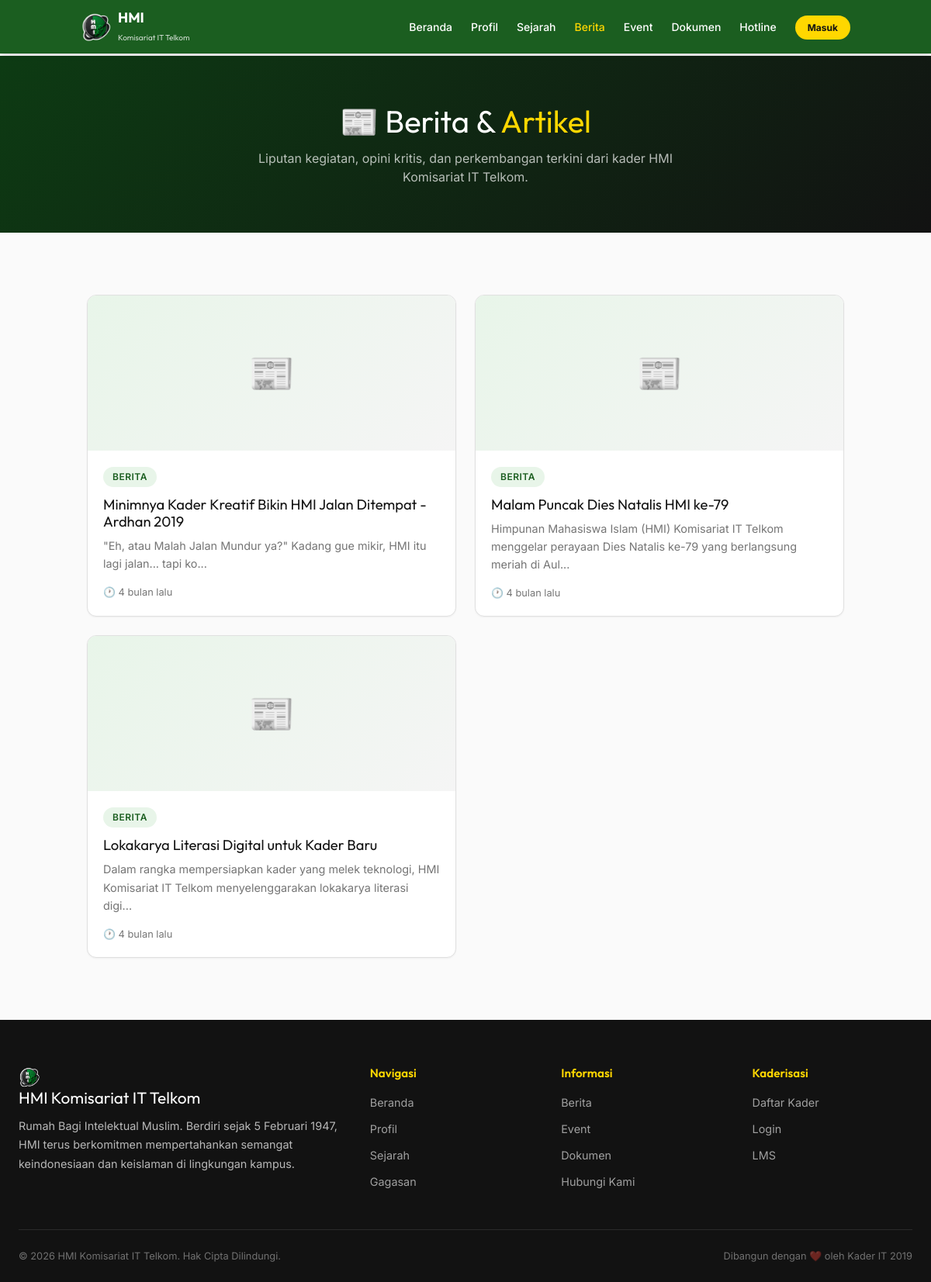
Page /berita.php on the committed database.
### tables this page shows
CREATE TABLE `berita_events` (
  `id` int(11) NOT NULL,
  `tipe_post` enum('berita','event') NOT NULL,
  `judul` varchar(255) NOT NULL,
  `slug` varchar(255) NOT NULL,
  `konten_teks` text NOT NULL,
  `tanggal_pelaksanaan` date DEFAULT NULL,
  `path_gambar` varchar(255) DEFAULT NULL,
  `author_id` int(11) DEFAULT NULL,
  `created_at` datetime NOT NULL DEFAULT current_timestamp()
);

### config/functions.php (called while the page is built, shortened)
<?php
function url(string $path = '/'): string
{
    $routeMap = [
        '/' => '/public/index.php',
        '/profil' => '/public/profil.php',
        '/sejarah' => '/public/sejarah.php',
        '/berita' => '/public/berita.php',
        '/event' => '/public/event.php',
        '/dokumen' => '/public/dokumen.php',
        '/hotline' => '/public/hotline.php',
        '/login' => '/public/login.php',
        '/daftar-kader' => '/public/daftar_kader.php',
        '/gagasan' => '/public/gagasan.php',
    ];
    $parts = explode('?', $path, 2);
    $cleanPath = $parts[0];
    $query = isset($parts[1]) ? '?' . $parts[1] : '';
    if (BASE_PATH === '') {
        return $cleanPath . $query;
    } else {
        $filePath = $routeMap[$cleanPath] ?? $cleanPath;
        return BASE_PATH . $filePath . $query;
    }
}
function sanitize(string $input): string
{
    return htmlspecialchars(trim($input), ENT_QUOTES, 'UTF-8');
}
function timeAgo(string $datetime): string
{
    $now = new DateTime();
    $ago = new DateTime($datetime);
    $diff = $now->diff($ago);
    if ($diff->m > 0)
        return $diff->m . ' bulan lalu';
    return 'Baru saja';
}
function truncateText(string $text, int $limit = 150): string
{
    $clean = strip_tags($text);
    return substr($clean, 0, $limit) . '...';
}

### public/berita.php (the view, shortened to what this page needs)
<?php
require_once __DIR__ . '/../includes/header.php';
$pdo = getDB();
$perPage = 9;
$page = max(1, (int) ($_GET['page'] ?? 1));
$offset = ($page - 1) * $perPage;
$stmt = $pdo->prepare("SELECT * FROM berita_events WHERE tipe_post='berita' ORDER BY created_at DESC LIMIT ? OFFSET ?");
$stmt->execute([$perPage, $offset]);
$beritaList = $stmt->fetchAll();
?>
<div style="height:72px;"></div>
<section style="background:linear-gradient(135deg,#0D3B13,#121212);padding:60px 24px;text-align:center;">
    <h1 style="color:white;font-size:2.5rem;margin-bottom:12px;">📰 Berita & <span style="color:#FFD700;">Artikel</span>
    </h1>
    <p style="color:rgba(255,255,255,0.7);max-width:600px;margin:0 auto;">Liputan kegiatan, opini kritis, dan
        perkembangan terkini dari kader HMI Komisariat IT Telkom.</p>
</section>
<section class="section">
    <div class="container">
        <?php if (empty($beritaList)): ?>
            <div class="text-center" style="padding:60px 0;">
                <div style="font-size:3rem;margin-bottom:16px;">📰</div>
                <h3 style="color:#757575;">Belum ada berita dipublikasikan.</h3>
                <p style="color:#9E9E9E;">Konten akan segera hadir. Pantau terus portal ini.</p>
            </div>
        <?php else: ?>
            <div class="card-grid">
                <?php foreach ($beritaList as $b): ?>
                    <div class="card">
                        <div class="card-img"
                            style="<?= $b['path_gambar'] ? "background-image:url('<?= asset('/') ?>{$b['path_gambar']}');background-size:cover;background-position:center;" : '' ?>display:flex;align-items:center;justify-content:center;font-size:3rem;">
                            <?= $b['path_gambar'] ? '' : '📰' ?>
                        </div>
                        <div class="card-body">
                            <span class="card-badge badge-berita">Berita</span>
                            <h3 class="card-title">
                                <a href="<?= url('/berita/detail') ?>?slug=<?= urlencode($b['slug']) ?>">
                                    <?= sanitize($b['judul']) ?>
                                </a>
                            </h3>
                            <p class="card-text">
                                <?= truncateText($b['konten_teks'], 120) ?>
                            </p>
                            <div class="card-meta">
                                <span>🕐
                                    <?= timeAgo($b['created_at']) ?>
                                </span>
                            </div>
                        </div>
                    </div>
                <?php endforeach; ?>
            </div>
        <?php endif; ?>
    </div>
</section>
<?php require_once __DIR__ . '/../includes/footer.php'; ?>

### assets/css/style.css (style rules this page uses)
:root { --hmi-green: #1B5E20; --hmi-green-light: #4CAF50; --hmi-green-dark: #0D3B13; --hmi-green-50: #E8F5E9; --hmi-green-100: #C8E6C9; --hmi-black: #121212; --hmi-black-light: #1E1E1E; --hmi-gold: #FFD700; --hmi-gold-dark: #E5C100; --hmi-white: #FAFAFA; --hmi-gray: #E0E0E0; --hmi-gray-light: #F5F5F5; --hmi-gray-dark: #757575; --hmi-red: #C62828; --hmi-blue: #1565C0; --shadow-sm: 0 1px 2px rgba(0, 0, 0, 0.05); --shadow-md: 0 4px 6px -1px rgba(0, 0, 0, 0.1), 0 2px 4px -2px rgba(0, 0, 0, 0.1); --shadow-lg: 0 10px 15px -3px rgba(0, 0, 0, 0.1), 0 4px 6px -4px rgba(0, 0, 0, 0.1); --shadow-xl: 0 20px 25px -5px rgba(0, 0, 0, 0.1), 0 8px 10px -6px rgba(0, 0, 0, 0.1); --radius: 12px; --radius-sm: 8px; --radius-lg: 16px; --transition: all 0.3s cubic-bezier(0.4, 0, 0.2, 1); }
* { margin: 0; padding: 0; box-sizing: border-box; }
body { font-family: 'Inter', sans-serif; color: var(--hmi-black); background-color: var(--hmi-white); line-height: 1.6; -webkit-font-smoothing: antialiased; }
h1, h2, h3, h4, h5, h6 { font-family: 'Outfit', sans-serif; font-weight: 700; line-height: 1.2; }
a { color: var(--hmi-green); text-decoration: none; transition: var(--transition); }
.section { padding: 80px 24px; }
.card { background: white; border-radius: var(--radius); overflow: hidden; box-shadow: var(--shadow-sm); border: 1px solid var(--hmi-gray); transition: var(--transition); }
.card-img { width: 100%; height: 200px; object-fit: cover; background: linear-gradient(135deg, var(--hmi-green-50), var(--hmi-gray-light)); }
.card-body { padding: 20px; }
.card-badge { display: inline-block; padding: 4px 12px; border-radius: 50px; font-size: 0.75rem; font-weight: 600; text-transform: uppercase; letter-spacing: 0.5px; }
.badge-berita { background: var(--hmi-green-50); color: var(--hmi-green); }
.card-title { font-family: 'Outfit', sans-serif; font-size: 1.15rem; margin: 12px 0 8px; color: var(--hmi-black); }
.card-title a { color: var(--hmi-black); }
.card-text { color: var(--hmi-gray-dark); font-size: 0.9rem; line-height: 1.6; }
.card-meta { display: flex; align-items: center; gap: 12px; margin-top: 16px; font-size: 0.8rem; color: var(--hmi-gray-dark); }
.card-grid { display: grid; grid-template-columns: repeat(auto-fill, minmax(320px, 1fr)); gap: 24px; max-width: 1200px; margin: 0 auto; }
.container { max-width: 1200px; margin: 0 auto; padding: 0 24px; }

### rows in the picture
berita_events: judul "Minimnya Kader Kreatif Bikin HMI Jalan Ditempat -Ardhan 2019", konten_teks "\"Eh, atau Malah Jalan Mundur ya?\" Kadang gue mikir, HMI itu lagi jalan... tapi ko...", created_at "4 bulan lalu"
berita_events: judul "Malam Puncak Dies Natalis HMI ke-79", konten_teks "Himpunan Mahasiswa Islam (HMI) Komisariat IT Telkom menggelar perayaan Dies Natalis ke-79 yang berlangsung meriah di Aul...", created_at "4 bulan lalu"
berita_events: judul "Lokakarya Literasi Digital untuk Kader Baru", konten_teks "Dalam rangka mempersiapkan kader yang melek teknologi, HMI Komisariat IT Telkom menyelenggarakan lokakarya literasi digi...", created_at "4 bulan lalu"
